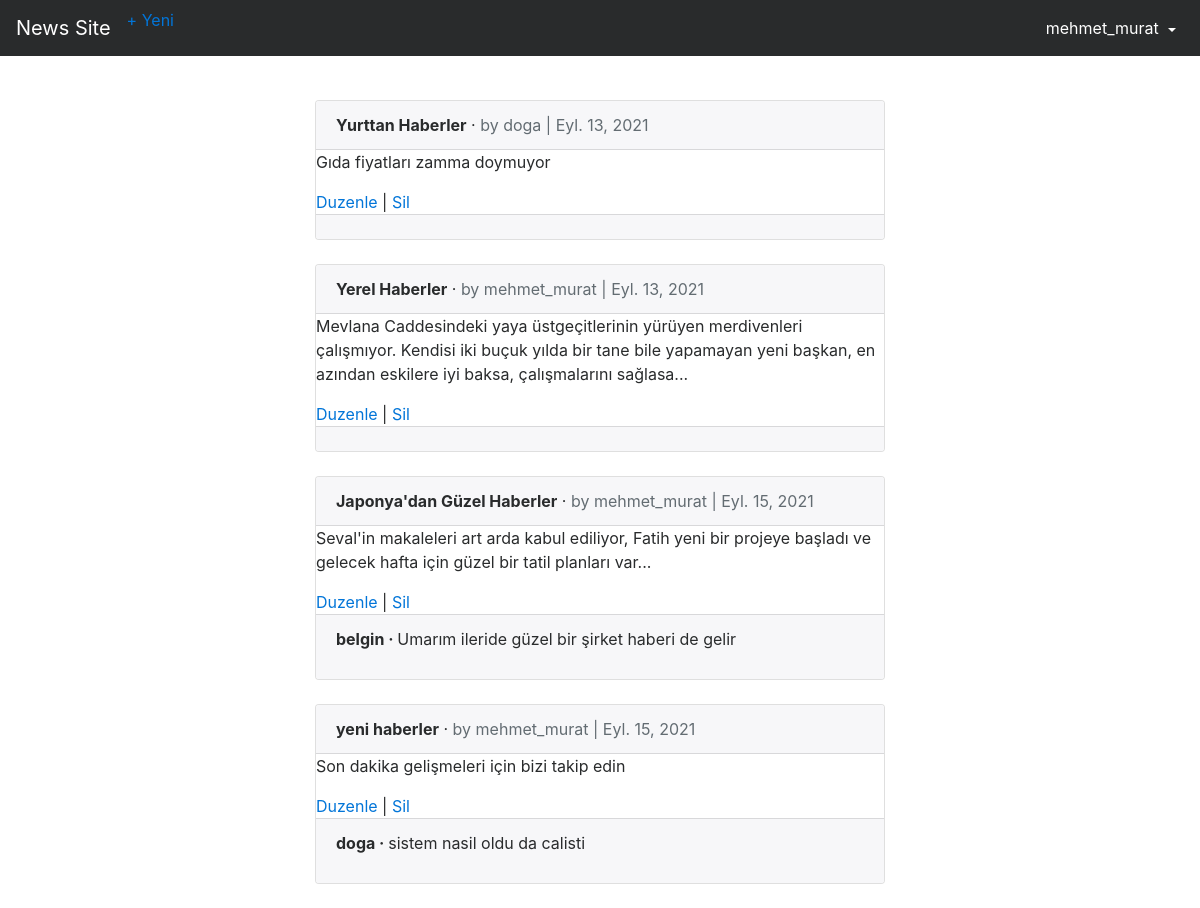
The page /articles/ (signed in) on the database its author committed.
### users/models.py (models this page shows)
class CustomUser (AbstractUser):
    age=models.PositiveIntegerField(null=True, blank=True)

### articles/models.py (models this page shows, shortened)
class Article(models.Model):
    title = models.CharField(max_length=200, verbose_name='Baslik')
    body = models.TextField(verbose_name='Metin')
    date = models.DateField(auto_now_add=True, verbose_name='Tarih')
    author_name = models.ForeignKey(get_user_model(), on_delete=models.CASCADE, verbose_name='Yazar')

class Comment(models.Model):
    article = models.ForeignKey(Article,on_delete = models.CASCADE,verbose_name = "Haber", related_name='comments')
    comment = models.CharField(max_length = 200,verbose_name = "Yorum")
    comment_author = models.ForeignKey(get_user_model(), on_delete=models.CASCADE, verbose_name = "Isim")
    def __str__(self):
        return self.comment

### articles/views.py (the view)
# urls.py: path('',ArticleListView.as_view(), name='article_list'),
class ArticleListView(LoginRequiredMixin, ListView):
    model = Article
    template_name='article_list.html'
    login_url='login'

### users/templates/article_list.html (shortened to what this page needs)
{% extends 'base.html' %}
{% block content %}
    {% for article in object_list %}
        <div class="col-md-6 offset-md-3">
        <div class="card">
            <div class="card-header">
                <span class="font-weight-bold">{{ article.title }}</span> &middot;
                <span class="text-muted">by {{ article.author_name }} | {{ article.date }}</span>
            </div>
            <div class="card-body">
                <p>{{ article.body }}</p>
                <a href="{% url 'article_edit' article.pk %}">Duzenle</a> |
                <a href="{% url 'article_delete' article.pk %}">Sil</a>
            </div>
            <div class="card-footer">
                {% for comment in article.comments.all %}
                    <p>
                        <span class="font-weight-bold">{{ comment.comment_author }} &middot; </span>
                        {{ comment }}
                    </p>
                {% endfor %}
            </div>
        </div>
        <br>
        </div>
    {% endfor %}
{% endblock content %}

### users/templates/base.html (shortened to what this page needs)
<!DOCTYPE html>
{% load static %}
<html>
<head>
    <link rel="stylesheet" href="{% static 'css/bootstrap.min.css' %}">
<body>
    {% include "includes/navbar.html" %}
        {% block content %}
        {% endblock content %}
</body>
</head>
</html>

### users/templates/includes/navbar.html (shortened to what this page needs)
<nav class="navbar navbar-toggleable-md navbar-inverse fixed-top bg-inverse">
    <a class="navbar-brand" href="{% url 'home' %}">News Site</a>
  <div class="collapse navbar-collapse" id="navbarCollapse">
    {% if request.user.is_authenticated %}
      <ul class="navbar-nav mr-auto">
        <li class="nav-item"><a href="{% url 'article_new' %}">+ Yeni</a></li>
      </ul>
      <ul class="navbar-nav ml-auto">
        <li class="nav-item active">
          <a class="nav-link dropdown-toggle" href="#" id="userMenu"
            data-toggle="dropdown" aria-haspopup="true"
            aria-expanded="false">
            {{ user.username }}
          </a>
        </li>
      </ul>
    {% else %}
      <form class="form-inline ml-auto">
        <a href="{% url 'login' %}" class="btn btn-primary ml-2">Giris</a>
        <a href="{% url 'signup' %}" class="btn btn-success ml-2">Kaydol</a>
      </form>
    {% endif %}
  </div>
</nav>

### rows shown on the page
CustomUser: username "mehmet_murat"
Article: title "Yurttan Haberler", author_name "doga", date "Eyl. 13, 2021", body "Gıda fiyatları zamma doymuyor"
Article: title "Yerel Haberler", author_name "mehmet_murat", date "Eyl. 13, 2021", body "Mevlana Caddesindeki yaya üstgeçitlerinin yürüyen merdivenleri çalışmıyor. Kendisi iki buçuk yılda bir tane bile yapamayan yeni başkan, en azından eskilere iyi baksa, çalışmalarını sağlasa..."
Article: title "Japonya'dan Güzel Haberler", author_name "mehmet_murat", date "Eyl. 15, 2021", body "Seval'in makaleleri art arda kabul ediliyor, Fatih yeni bir projeye başladı ve gelecek hafta için güzel bir tatil planları var..."
Comment: comment_author "belgin", comment "Umarım ileride güzel bir şirket haberi de gelir"
Article: title "yeni haberler", author_name "mehmet_murat", date "Eyl. 15, 2021", body "Son dakika gelişmeleri için bizi takip edin"
Comment: comment_author "doga", comment "sistem nasil oldu da calisti"
